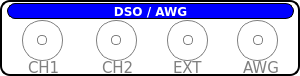
    <widget class="QFrame" name="frame_2">
     <property name="geometry">
      <rect>
       <x>328</x>
       <y>3</y>
       <width>300</width>
       <height>76</height>
      </rect>
     </property>
     <property name="styleSheet">
      <string notr="true">QFrame{border:2px solid black; background-color: rgba(0,0,0,0);border-radius:10px;}
QLabel{border:1px solid rgba(0,0,0,0);}

</string>
     </property>
     <property name="frameShape">
      <enum>QFrame::StyledPanel</enum>
     </property>
     <property name="frameShadow">
      <enum>QFrame::Raised</enum>
     </property>
     <widget class="QLabel" name="label_28">
      <property name="geometry">
       <rect>
        <x>97</x>
        <y>59</y>
        <width>38</width>
        <height>17</height>
       </rect>
      </property>
      <property name="font">
       <font>
        <family>DejaVu Sans</family>
        <pointsize>11</pointsize>
        <weight>50</weight>
        <bold>false</bold>
       </font>
      </property>
      <property name="styleSheet">
       <string notr="true">color:gray;</string>
      </property>
      <property name="text">
       <string>CH2</string>
      </property>
     </widget>
     <widget class="QLabel" name="label_29">
      <property name="geometry">
       <rect>
        <x>23</x>
        <y>59</y>
        <width>38</width>
        <height>17</height>
       </rect>
      </property>
      <property name="font">
       <font>
        <family>DejaVu Sans</family>
        <pointsize>11</pointsize>
        <weight>50</weight>
        <bold>false</bold>
       </font>
      </property>
      <property name="styleSheet">
       <string notr="true">color:gray;</string>
      </property>
      <property name="text">
       <string>CH1</string>
      </property>
     </widget>
     <widget class="QFrame" name="dso1_outer">
      <property name="geometry">
       <rect>
        <x>22</x>
        <y>20</y>
        <width>41</width>
        <height>41</height>
       </rect>
      </property>
      <property name="styleSheet">
       <string notr="true">border:1px solid gray;border-radius:20px;
image: url(:/new/prefix1/Button-Blank-Gray-icon.png);</string>
      </property>
      <property name="frameShape">
       <enum>QFrame::StyledPanel</enum>
      </property>
      <property name="frameShadow">
       <enum>QFrame::Raised</enum>
      </property>
      <widget class="QFrame" name="dso1_inner">
       <property name="geometry">
        <rect>
         <x>15</x>
         <y>15</y>
         <width>10</width>
         <height>10</height>
        </rect>
       </property>
       <property name="styleSheet">
        <string notr="true">border:1px solid gray;border-radius:4px;
</string>
       </property>
       <property name="frameShape">
        <enum>QFrame::StyledPanel</enum>
       </property>
       <property name="frameShadow">
        <enum>QFrame::Raised</enum>
       </property>
      </widget>
     </widget>
     <widget class="QFrame" name="dso_outer">
      <property name="geometry">
       <rect>
        <x>96</x>
        <y>20</y>
        <width>41</width>
        <height>41</height>
       </rect>
      </property>
      <property name="styleSheet">
       <string notr="true">border:1px solid gray;border-radius:20px;
image: url(:/new/prefix1/Button-Blank-Gray-icon.png);</string>
      </property>
      <property name="frameShape">
       <enum>QFrame::StyledPanel</enum>
      </property>
      <property name="frameShadow">
       <enum>QFrame::Raised</enum>
      </property>
      <widget class="QFrame" name="dso_inner">
       <property name="geometry">
        <rect>
         <x>15</x>
         <y>15</y>
         <width>10</width>
         <height>10</height>
        </rect>
       </property>
       <property name="styleSheet">
        <string notr="true">border:1px solid gray;border-radius:4px;
</string>
       </property>
       <property name="frameShape">
        <enum>QFrame::StyledPanel</enum>
       </property>
       <property name="frameShadow">
        <enum>QFrame::Raised</enum>
       </property>
      </widget>
     </widget>
     <widget class="QLabel" name="label_30">
      <property name="geometry">
       <rect>
        <x>7</x>
        <y>3</y>
        <width>287</width>
        <height>16</height>
       </rect>
      </property>
      <property name="font">
       <font>
        <family>DejaVu Sans</family>
        <weight>75</weight>
        <bold>true</bold>
       </font>
      </property>
      <property name="styleSheet">
       <string notr="true">background-color:blue;
color:white;
border:1px solid black;
border-radius:8px;</string>
      </property>
      <property name="text">
       <string>DSO / AWG</string>
      </property>
      <property name="alignment">
       <set>Qt::AlignCenter</set>
      </property>
     </widget>
     <widget class="QLabel" name="label_37">
      <property name="geometry">
       <rect>
        <x>238</x>
        <y>59</y>
        <width>43</width>
        <height>17</height>
       </rect>
      </property>
      <property name="font">
       <font>
        <family>DejaVu Sans</family>
        <pointsize>11</pointsize>
        <weight>50</weight>
        <bold>false</bold>
       </font>
      </property>
      <property name="styleSheet">
       <string notr="true">color:gray;</string>
      </property>
      <property name="text">
       <string>AWG</string>
      </property>
     </widget>
     <widget class="QFrame" name="frame_17">
      <property name="geometry">
       <rect>
        <x>237</x>
        <y>20</y>
        <width>41</width>
        <height>41</height>
       </rect>
      </property>
      <property name="styleSheet">
       <string notr="true">border:1px solid gray;border-radius:20px;
image: url(:/new/prefix1/Button-Blank-Gray-icon.png);</string>
      </property>
      <property name="frameShape">
       <enum>QFrame::StyledPanel</enum>
      </property>
      <property name="frameShadow">
       <enum>QFrame::Raised</enum>
      </property>
      <widget class="QFrame" name="frame_19">
       <property name="geometry">
        <rect>
         <x>16</x>
         <y>15</y>
         <width>10</width>
         <height>10</height>
        </rect>
       </property>
       <property name="styleSheet">
        <string notr="true">border:1px solid gray;border-radius:4px;
</string>
       </property>
       <property name="frameShape">
        <enum>QFrame::StyledPanel</enum>
       </property>
       <property name="frameShadow">
        <enum>QFrame::Raised</enum>
       </property>
      </widget>
     </widget>
     <widget class="QLabel" name="label_53">
      <property name="geometry">
       <rect>
        <x>168</x>
        <y>59</y>
        <width>35</width>
        <height>17</height>
       </rect>
      </property>
      <property name="font">
       <font>
        <family>DejaVu Sans</family>
        <pointsize>11</pointsize>
        <weight>50</weight>
        <bold>false</bold>
       </font>
      </property>
      <property name="styleSheet">
       <string notr="true">color:gray;</string>
      </property>
      <property name="text">
       <string>EXT</string>
      </property>
     </widget>
     <widget class="QFrame" name="frame_29">
      <property name="geometry">
       <rect>
        <x>167</x>
        <y>20</y>
        <width>41</width>
        <height>41</height>
       </rect>
      </property>
      <property name="styleSheet">
       <string notr="true">border:1px solid gray;border-radius:20px;
image: url(:/new/prefix1/Button-Blank-Gray-icon.png);</string>
      </property>
      <property name="frameShape">
       <enum>QFrame::StyledPanel</enum>
      </property>
      <property name="frameShadow">
       <enum>QFrame::Raised</enum>
      </property>
      <widget class="QFrame" name="frame_30">
       <property name="geometry">
        <rect>
         <x>16</x>
         <y>15</y>
         <width>10</width>
         <height>10</height>
        </rect>
       </property>
       <property name="styleSheet">
        <string notr="true">border:1px solid gray;border-radius:4px;
</string>
       </property>
       <property name="frameShape">
        <enum>QFrame::StyledPanel</enum>
       </property>
       <property name="frameShadow">
        <enum>QFrame::Raised</enum>
       </property>
      </widget>
     </widget>
    </widget>
